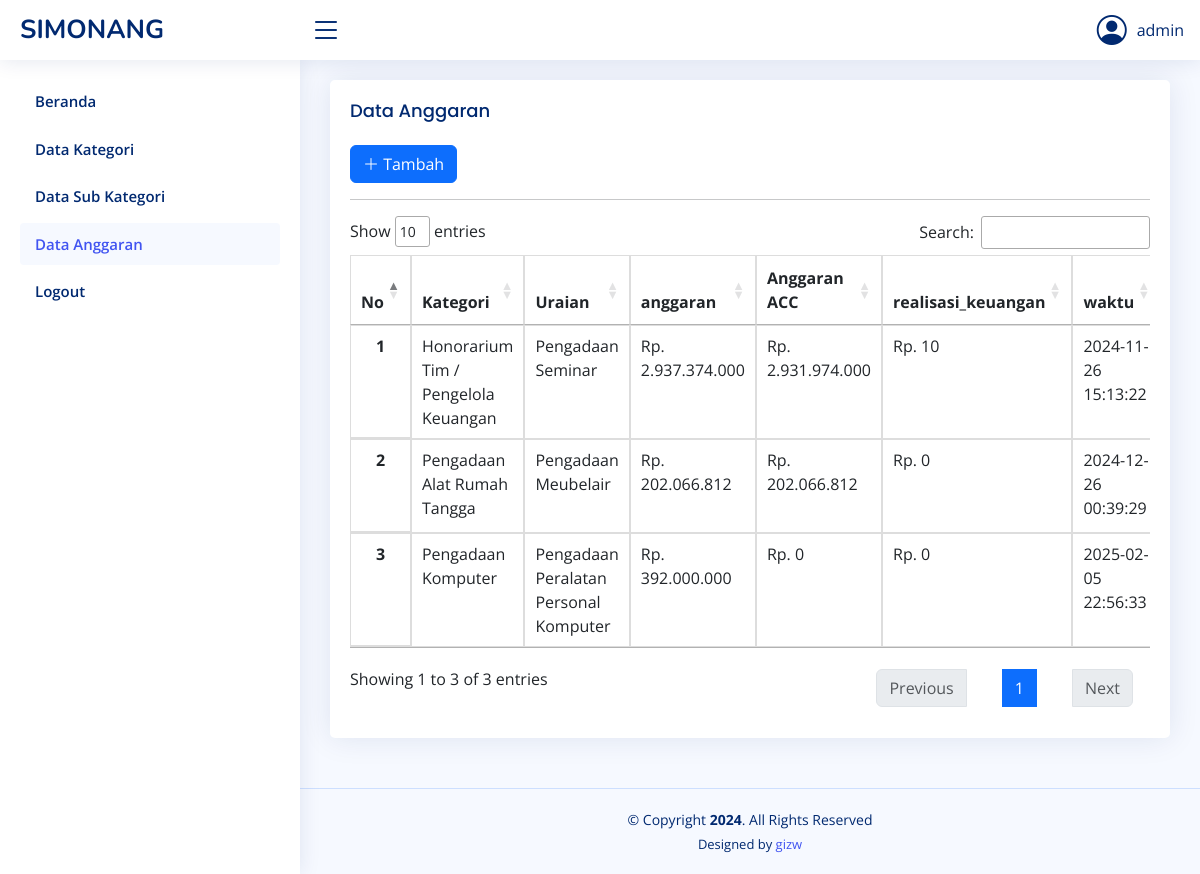
Page /anggaran.php (signed in) on the committed database.
### tables this page shows
CREATE TABLE `anggaran` (
  `id_anggaran` int(11) NOT NULL,
  `id_sub_kategori` int(11) NOT NULL,
  `uraian` varchar(70) NOT NULL,
  `realisasi_keuangan` bigint(15) NOT NULL,
  `waktu` timestamp NOT NULL DEFAULT current_timestamp() ON UPDATE current_timestamp()
);

CREATE TABLE `sub_kategori` (
  `id_sub_kategori` int(11) NOT NULL,
  `id_kategori` int(11) NOT NULL,
  `nm_sub_kategori` varchar(100) NOT NULL,
  `waktu` timestamp NOT NULL DEFAULT current_timestamp() ON UPDATE current_timestamp()
);

### anggaran.php (the view, shortened to what this page needs)
<?php include('head.php'); ?>
<body>
    <?php include('side_bar.php'); ?>
    <main id="main" class="main">
        <section class="section">
            <div class="row">
                <div class="col-lg-12">
                    <div class="card">
                        <div class="card-body">
                            <h5 class="card-title">Data Anggaran</h5>
                            <?php if ($_SESSION['ROLE'] == 'Admin'): ?>
                            <button class="btn btn-primary" data-toggle="modal" data-target="#myModal"><i class="bi bi-plus-lg"></i> Tambah</button>
                            <?php endif;?>
                            <hr>
                             <div class="table-responsive">
                            <table class="table datatable">
                                <thead>
                                    <tr>
                                        <th scope="col">No</th>
                                        <th scope="col">Kategori</th>
                                        <th scope="col">Uraian</th>
                                        <th scope="col">anggaran</th>
                                        <th scope="col">Anggaran ACC</th>
                                        <th scope="col">realisasi_keuangan</th>
                                        <th scope="col">waktu</th>
                                    </tr>
                                </thead>
                                <tbody>
                                    <?php
                                        require 'dbcon.php';
                                        $no = 1;
                                        $query = $conn->query("SELECT anggaran.*, sub_kategori.* FROM anggaran JOIN sub_kategori ON anggaran.id_sub_kategori=sub_kategori.id_sub_kategori JOIN kategori ON sub_kategori.id_kategori=kategori.id_kategori");
                                        while ($row = $query->fetch_array()) {
                                            $id_anggaran = $row['id_anggaran'];
                                    ?>
                                    <tr>
                                        <th scope="row"><?php echo $no++; ?></th>
                                        <td><?php echo $row['nm_sub_kategori']; ?></td>
                                        <td><?php echo $row['uraian']; ?></td>
                                        <td><?php $query1 = $conn->query("SELECT SUM(total) as jml FROM detail_anggaran where id_anggaran='$id_anggaran'");
                                                $row1 = $query1->fetch_array();
                                                echo 'Rp. '.number_format($row1['jml'], 0, ",", ".");?></td>
                                        <td><?php $query2 = $conn->query("SELECT SUM(total) as jml FROM detail_anggaran where id_anggaran='$id_anggaran' and status='Acc'");
                                                $row2 = $query2->fetch_array();
                                                echo 'Rp. '.number_format($row2['jml'], 0, ",", ".");?></td>
                                        <td><?php echo 'Rp. '.number_format($row['realisasi_keuangan'], 0, ",", ".");?></td>
                                        <td><?php echo $row['waktu']; ?></td>
                                    </tr>
                                    <?php
                                        }
                                    ?>
                                </tbody>
                            </table>
                        </div>
                        </div>
                    </div>
                </div>
            </div>
        </section>
    </main>
    <?php include('footer.php'); ?>
</body>
</html>

### head.php (shortened to what this page needs)
<!DOCTYPE html>
<html lang="en">
<head>
  <link href="assets/vendor/bootstrap/css/bootstrap.min.css" rel="stylesheet">
  <link href="assets/vendor/bootstrap-icons/bootstrap-icons.css" rel="stylesheet">
  <link href="assets/vendor/boxicons/css/boxicons.min.css" rel="stylesheet">
  <link href="assets/vendor/quill/quill.snow.css" rel="stylesheet">
  <link href="assets/vendor/quill/quill.bubble.css" rel="stylesheet">
  <link href="assets/vendor/remixicon/remixicon.css" rel="stylesheet">
  <link href="assets/vendor/simple-datatables/style.css" rel="stylesheet">
  <link href="assets/css/style.css" rel="stylesheet">
  <link href="https://cdn.datatables.net/1.11.5/css/jquery.dataTables.min.css" rel="stylesheet">
  <link href="https://cdn.datatables.net/1.11.5/css/dataTables.bootstrap4.min.css" rel="stylesheet">
</head>

### side_bar.php (shortened to what this page needs)
<header id="header" class="header fixed-top d-flex align-items-center">
    <div class="d-flex align-items-center justify-content-between">
        <a href="index.php" class="logo d-flex align-items-center">
            <span class="d-none d-lg-block">SIMONANG</span>
        </a>
        <i class="bi bi-list toggle-sidebar-btn"></i>
    </div>
    <nav class="header-nav ms-auto">
        <ul class="d-flex align-items-center">
            <li class="nav-item dropdown pe-3">
                <a class="nav-link nav-profile d-flex align-items-center pe-0" href="#">
                <i class="bi bi-person-circle" class="rounded-circle" style="margin-right:10px;font-size:30px;"></i>
                    <?php echo $_SESSION['NAMA'];?>
                </a>
            </li>
        </ul>
    </nav>
</header>
<aside id="sidebar" class="sidebar">
<?php
    $current_page = basename($_SERVER['PHP_SELF']);
?>
    <ul class="sidebar-nav" id="sidebar-nav">
        <li class="nav-item">
            <a class="nav-link <?php echo $current_page == 'index.php' ? '' : 'collapsed'; ?>" href="index.php">
                <span>Beranda</span>
            </a>
        </li>
        <?php if ($_SESSION['ROLE'] != 'Kasubag'): ?>
        <li class="nav-item">
            <a class="nav-link <?php echo $current_page == 'kategori.php' ? '' : 'collapsed'; ?>" href="kategori.php">
                <span>Data Kategori</span>
            </a>
        </li>
        <li class="nav-item">
            <a class="nav-link <?php echo $current_page == 'sub_kategori.php' ? '' : 'collapsed'; ?>" href="sub_kategori.php">
                <span>Data Sub Kategori</span>
            </a>
        </li>
        <?php endif;?>
        <li class="nav-item">
            <a class="nav-link <?php echo $current_page == 'anggaran.php' ? '' : 'collapsed'; ?>" href="anggaran.php">
                <span>Data Anggaran</span>
            </a>
        </li>
        <li class="nav-item">
          <a href="#" class="nav-link <?php echo $current_page == 'logout.php' ? '' : 'collapsed'; ?>" data-toggle="modal" data-target="#myModal1"> Logout</a>
        </li>
    </ul>
</aside>

### footer.php (shortened to what this page needs)
<footer id="footer" class="footer">
  <div class="copyright">
    &copy; Copyright <strong><span>2024</span></strong>. All Rights Reserved
  </div>
  <div class="credits">
    Designed by <a href="#">gizw</a>
  </div>
</footer>

### assets/css/style.css (style rules this page uses)
:root { scroll-behavior: smooth; }
body { font-family: "Open Sans", sans-serif; background: #f6f9ff; color: #444444; }
a { color: #4154f1; text-decoration: none; }
h1, h2, h3, h4, h5, h6 { font-family: "Nunito", sans-serif; }
#main { margin-top: 60px; padding: 20px 30px; transition: all 0.3s; }
.card { margin-bottom: 30px; border: none; border-radius: 5px; box-shadow: 0px 0 30px rgba(1, 41, 112, 0.1); }
.card-title { padding: 20px 0 15px 0; font-size: 18px; font-weight: 500; color: #012970; font-family: "Poppins", sans-serif; }
.card-body { padding: 0 20px 20px 20px; }
.logo { line-height: 1; }
@media (min-width: 1200px) { .logo { width: 280px; } }
.logo span { font-size: 26px; font-weight: 700; color: #012970; font-family: "Nunito", sans-serif; }
.header { transition: all 0.5s; z-index: 997; height: 60px; box-shadow: 0px 2px 20px rgba(1, 41, 112, 0.1); background-color: #fff; padding-left: 20px; }
.header .toggle-sidebar-btn { font-size: 32px; padding-left: 10px; cursor: pointer; color: #012970; }
.header-nav ul { list-style: none; }
.header-nav>ul { margin: 0; padding: 0; }
.header-nav .nav-profile { color: #012970; }
.sidebar { position: fixed; top: 60px; left: 0; bottom: 0; width: 300px; z-index: 996; transition: all 0.3s; padding: 20px; overflow-y: auto; scrollbar-width: thin; scrollbar-color: #aab7cf transparent; box-shadow: 0px 0px 20px rgba(1, 41, 112, 0.1); background-color: #fff; }
@media (min-width: 1200px) { #main, #footer { margin-left: 300px; } }
.sidebar-nav { padding: 0; margin: 0; list-style: none; }
.sidebar-nav li { padding: 0; margin: 0; list-style: none; }
.sidebar-nav .nav-item { margin-bottom: 5px; }
.sidebar-nav .nav-link { display: flex; align-items: center; font-size: 15px; font-weight: 600; color: #4154f1; transition: 0.3; background: #f6f9ff; padding: 10px 15px; border-radius: 4px; }
.sidebar-nav .nav-link.collapsed { color: #012970; background: #fff; }
.footer { padding: 20px 0; font-size: 14px; transition: all 0.3s; border-top: 1px solid #cddfff; }
.footer .copyright { text-align: center; color: #012970; }
.footer .credits { padding-top: 5px; text-align: center; font-size: 13px; color: #012970; }

### head.php (style rules this page uses)
table.datatable { border-collapse: collapse; }
table.datatable th, table.datatable td { border: 1px solid #ddd; padding: 8px; }
table.datatable th { font-weight: bold; border-bottom: 2px solid #ddd; text-align:center; }
table.datatable tr:nth-child(even) { background-color: #f9f9f9; }

### rows in the picture
anggaran: id_sub_kategori.nm_sub_kategori "Honorarium Tim / Pengelola Keuangan", uraian "Pengadaan Seminar", jml "2.937.374.000", jml "2.931.974.000", realisasi_keuangan "10", id_sub_kategori.waktu "2024-11-26 15:13:22"
anggaran: id_sub_kategori.nm_sub_kategori "Pengadaan Alat Rumah Tangga", uraian "Pengadaan Meubelair", jml "202.066.812", realisasi_keuangan "0", id_sub_kategori.waktu "2024-12-26 00:39:29"
anggaran: id_sub_kategori.nm_sub_kategori "Pengadaan Komputer", uraian "Pengadaan Peralatan Personal Komputer", jml "392.000.000", jml "0", realisasi_keuangan "0", id_sub_kategori.waktu "2025-02-05 22:56:33"

### other values in the picture
$_SESSION['NAMA'] "admin"
